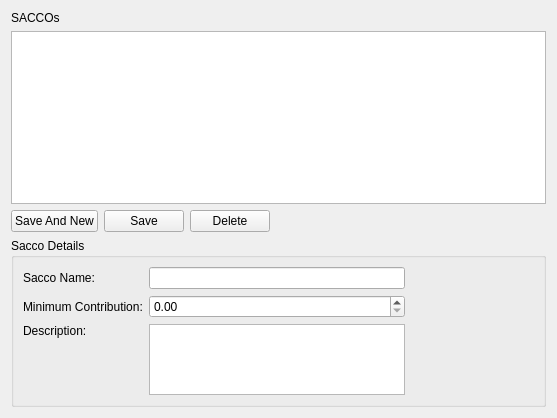
<?xml version="1.0" encoding="UTF-8"?>
<ui version="4.0">
 <class>Saccos</class>
 <widget class="QWidget" name="Saccos">
  <property name="geometry">
   <rect>
    <x>0</x>
    <y>0</y>
    <width>557</width>
    <height>418</height>
   </rect>
  </property>
  <property name="windowTitle">
   <string>Form</string>
  </property>
  <layout class="QVBoxLayout" name="verticalLayout">
   <item>
    <widget class="QLabel" name="label">
     <property name="text">
      <string>SACCOs</string>
     </property>
    </widget>
   </item>
   <item>
    <widget class="QTreeView" name="treeView">
     <property name="sizePolicy">
      <sizepolicy hsizetype="Expanding" vsizetype="Expanding">
       <horstretch>0</horstretch>
       <verstretch>2</verstretch>
      </sizepolicy>
     </property>
    </widget>
   </item>
   <item>
    <layout class="QHBoxLayout" name="horizontalLayout">
     <item>
      <widget class="QPushButton" name="SaveAndNew">
       <property name="text">
        <string>Save And New</string>
       </property>
      </widget>
     </item>
     <item>
      <widget class="QPushButton" name="Save">
       <property name="text">
        <string>Save</string>
       </property>
      </widget>
     </item>
     <item>
      <widget class="QPushButton" name="Delete">
       <property name="text">
        <string>Delete</string>
       </property>
      </widget>
     </item>
     <item>
      <spacer name="horizontalSpacer">
       <property name="orientation">
        <enum>Qt::Horizontal</enum>
       </property>
       <property name="sizeHint" stdset="0">
        <size>
         <width>40</width>
         <height>20</height>
        </size>
       </property>
      </spacer>
     </item>
    </layout>
   </item>
   <item>
    <widget class="QGroupBox" name="groupBox">
     <property name="title">
      <string>Sacco Details</string>
     </property>
     <layout class="QGridLayout" name="gridLayout">
      <item row="0" column="0">
       <widget class="QLabel" name="label_2">
        <property name="text">
         <string>Sacco Name:</string>
        </property>
       </widget>
      </item>
      <item row="0" column="1">
       <widget class="QLineEdit" name="SaccoName"/>
      </item>
      <item row="1" column="0">
       <widget class="QLabel" name="label_3">
        <property name="text">
         <string>Minimum Contribution:</string>
        </property>
       </widget>
      </item>
      <item row="1" column="1">
       <widget class="QDoubleSpinBox" name="MinimumContribution">
        <property name="maximum">
         <double>99990000.000000000000000</double>
        </property>
       </widget>
      </item>
      <item row="2" column="0">
       <widget class="QLabel" name="label_4">
        <property name="text">
         <string>Description:</string>
        </property>
        <property name="alignment">
         <set>Qt::AlignLeading|Qt::AlignLeft|Qt::AlignTop</set>
        </property>
       </widget>
      </item>
      <item row="2" column="1">
       <widget class="QPlainTextEdit" name="Description">
        <property name="maximumSize">
         <size>
          <width>16777215</width>
          <height>71</height>
         </size>
        </property>
       </widget>
      </item>
      <item row="1" column="2">
       <spacer name="horizontalSpacer_2">
        <property name="orientation">
         <enum>Qt::Horizontal</enum>
        </property>
        <property name="sizeHint" stdset="0">
         <size>
          <width>40</width>
          <height>20</height>
         </size>
        </property>
       </spacer>
      </item>
     </layout>
    </widget>
   </item>
  </layout>
 </widget>
 <resources/>
 <connections/>
</ui>
